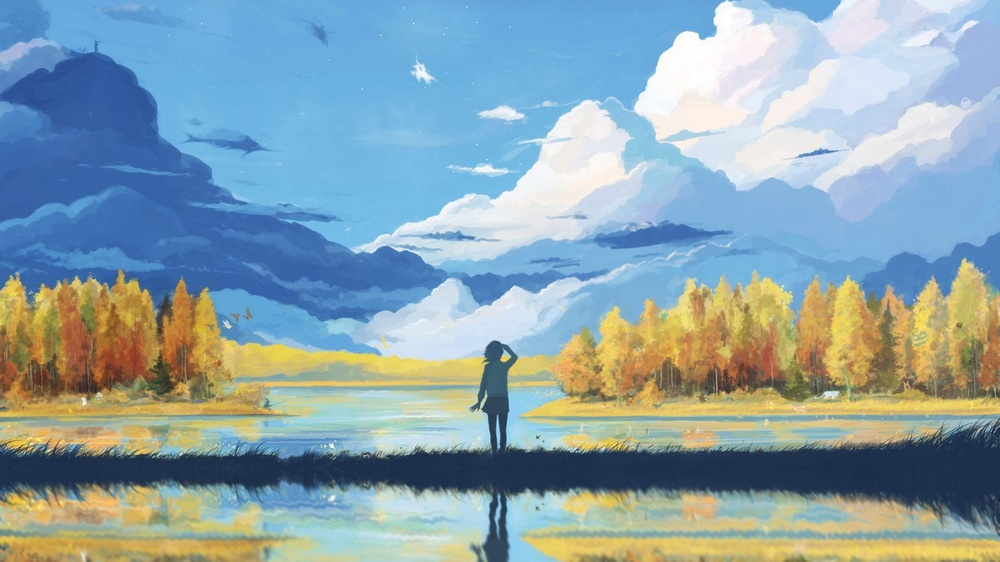
%> input picture Nature-Inspired-Color-Palette/gallery/5.jpg, 1000 x 562 px, shrunk from 1920 x 1080 before the run
$ octave demo4.m   (GNU Octave 9; MATLAB toolbox functions it lacks are replaced by stand-ins)
%> lines starting %> are read from the running program, lines starting %| are printed output that depends on the picture
### Nature-Inspired-Color-Palette/NTraveler.m
function NCList=NTraveler(CList)
% 想法来自: Alan Zucconi
N=size(CList,1);
NCList=zeros(N,3);
ind=find(sum(CList,2)==min(sum(CList,2)),1);
NCList(1,:)=CList(ind,:);
CList(ind,:)=[];
for i=2:N
    lastColor=NCList(i-1,:);
    normList=vecnorm((lastColor-CList)');
    ind=find(normList==min(normList),1);
    NCList(i,:)=CList(ind,:);
    CList(ind,:)=[];
end
end

### Nature-Inspired-Color-Palette/interpColor.m
function CM=interpColor(CList,n)
Ci=1:size(CList,1);
Cq=linspace(1,size(CList,1),n);
CM=[interp1(Ci,CList(:,1),Cq,'pchip')',...
    interp1(Ci,CList(:,2),Cq,'pchip')',...
    interp1(Ci,CList(:,3),Cq,'pchip')'];
end

### Nature-Inspired-Color-Palette/showCM.m
function showCM(CList)
if nargin<1,CList=winter();end
fig=figure('Units','normalized','Position',[0,50/100,1,12/100]);
ax=gca(fig);hold on
ax.XLim=[0,1];
ax.YLim=[0,1];
ax.Position=[0,0,1,1];
ax.XColor='none';
ax.YColor='none';
C=[];
C(:,:,1)=repmat([CList(:,1)',nan],[2,1]);
C(:,:,2)=repmat([CList(:,2)',nan],[2,1]);
C(:,:,3)=repmat([CList(:,3)',nan],[2,1]);
[XMesh,YMesh]=meshgrid(linspace(0,1,size(CList,1)+1),[0,1]);
surface(XMesh,YMesh,XMesh.*0,'CData',C,'EdgeColor','none');
end

### Nature-Inspired-Color-Palette/demo4.m
oriPic=imread('gallery\5.jpg');
%> oriPic is the input picture: size 562x1000x3 uint8; mean R, G, B 140.5, 164.3, 172.8
colorNum=8;

% 获取配色
RGBList=double(reshape(oriPic,prod(size(oriPic,[1,2])),3));
[~,C]=rgb2ind(oriPic,colorNum);
%> C = [0.867 0.902 0.937; 0.808 0.725 0.443; 0.651 0.773 0.796; 0.451 0.698 0.875; 0.6 0.475 0.286; 0.38 0.569 0.718; 0.231 0.412 0.659; 0.157 0.22 0.302]
C=NTraveler(C);
%> in NTraveler, `ind=find(sum(CList,2)==min(sum(CList,2)),1);`: ind = 8
%> the loop in NTraveler, `for i=2:N` made 7 passes
%> (lastColor, normList, ind) on passes 1 to 7: ([0.157 0.22 0.302], [1.17 0.836 0.891 0.802 0.511 0.587 0.412], 7), ([0.231 0.412 0.659], [0.849 0.691 0.57 0.42 0.528 0.224], 6), ([0.38 0.569 0.718], [0.629 0.532 0.348 0.215 0.493], 4), ([0.451 0.698 0.875], [0.467 0.561 0.227 0.647], 3), ([0.651 0.773 0.796], [0.288 0.389 0.593], 1), ([0.867 0.902 0.937], [0.528 0.823], 1), ([0.808 0.725 0.443], 0.362, 1)
%> after the loop in NTraveler, `for i=2:N`: NCList = [0.157 0.22 0.302; 0.231 0.412 0.659; 0.38 0.569 0.718; 0.451 0.698 0.875; 0.651 0.773 0.796; 0.867 0.902 0.937; 0.808 0.725 0.443; 0.6 0.475 0.286]
%> C has the same summary as NCList in NTraveler
showCM(C)
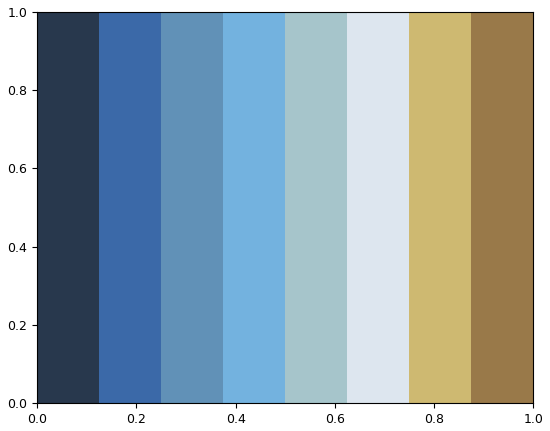
%> figure redrawn from the program's plot data
% 插值
CM=interpColor(C,256);
%> in interpColor, `CM=[interp1(Ci,CList(:,1),Cq,'pchip')', interp1(Ci,CList(:,2),Cq,'pchi..`: CM = 256 rows, first 12: [0.157 0.22 0.302; 0.158 0.225 0.316; 0.159 0.231 0.33; 0.16 0.237 0.343; 0.162 0.242 0.357; 0.163 0.248 0.37; 0.164 0.254 0.384; 0.166 0.259 0.397; 0.167 0.265 0.41; 0.169 0.27 0.423; 0.171 0.276 0.435; 0.172 0.281 0.448]
showCM(CM)
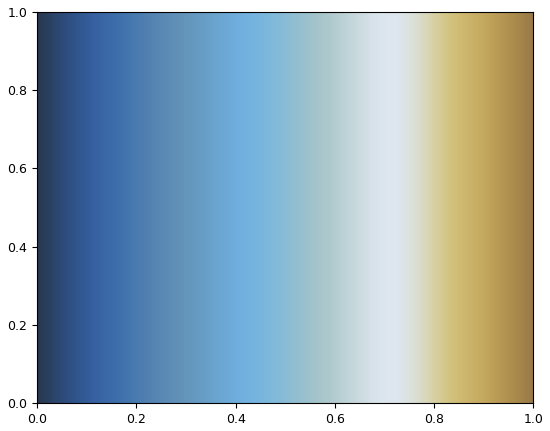
%> figure redrawn from the program's plot data

$ run again, with Nature-Inspired-Color-Palette/gallery/11.jpg copied over Nature-Inspired-Color-Palette/gallery/5.jpg
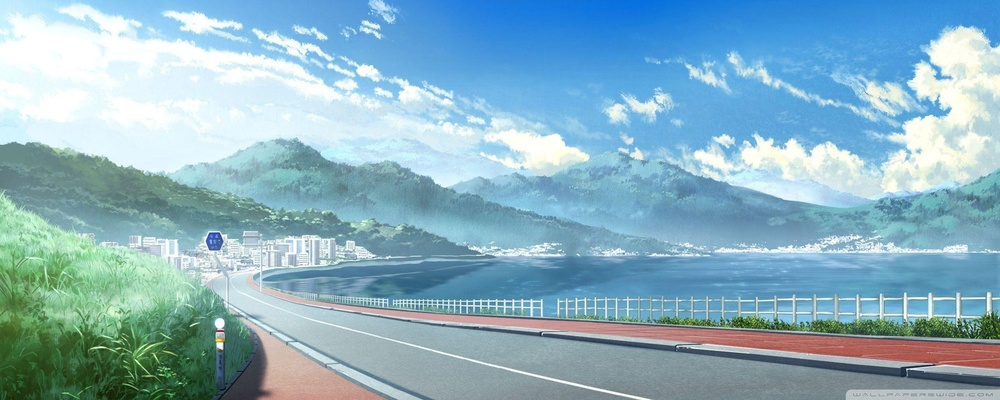
%> input picture Nature-Inspired-Color-Palette/gallery/11.jpg, 1000 x 400 px, shrunk from 2560 x 1024 before the run
%> oriPic is the input picture: size 400x1000x3 uint8; mean R, G, B 138, 177.5, 193.4
%> `[~,C]=rgb2ind(oriPic,colorNum);`: C = [0.925 0.973 0.976; 0.761 0.882 0.91; 0.604 0.761 0.8; 0.42 0.663 0.816; 0.604 0.596 0.573; 0.204 0.553 0.867; 0.388 0.553 0.588; 0.212 0.341 0.231]
%> in NTraveler, `ind=find(sum(CList,2)==min(sum(CList,2)),1);`: ind = 8
%> the loop in NTraveler, `for i=2:N` made 7 passes
%> (lastColor, normList, ind) on passes 1 to 6: ([0.212 0.341 0.231], [1.21 1.03 0.808 0.699 0.579 0.67 0.451], 7), ([0.388 0.553 0.588], [0.784 0.592 0.367 0.255 0.221 0.334], 5), ([0.604 0.596 0.573], [0.639 0.469 0.281 0.312 0.498], 3), ([0.604 0.761 0.8], [0.424 0.227 0.209 0.456], 3), ([0.42 0.663 0.816], [0.615 0.417 0.247], 3), ([0.204 0.553 0.867], [0.842 0.648], 2)
%> after the loop in NTraveler, `for i=2:N`: NCList = [0.212 0.341 0.231; 0.388 0.553 0.588; 0.604 0.596 0.573; 0.604 0.761 0.8; 0.42 0.663 0.816; 0.204 0.553 0.867; 0.761 0.882 0.91; 0.925 0.973 0.976]
%> `C=NTraveler(C);`: C has the same summary as NCList in NTraveler
%> `showCM(C)`:
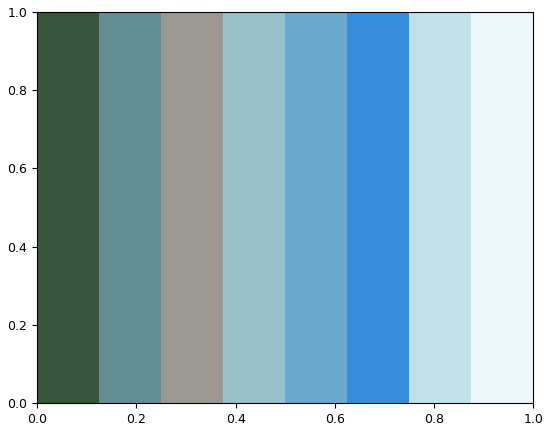
%> figure redrawn from the program's plot data
%> in interpColor, `CM=[interp1(Ci,CList(:,1),Cq,'pchip')', interp1(Ci,CList(:,2),Cq,'pchi..`: CM = 256 rows, first 12: [0.212 0.341 0.231; 0.216 0.349 0.246; 0.22 0.357 0.261; 0.225 0.365 0.276; 0.229 0.373 0.291; 0.234 0.381 0.305; 0.238 0.389 0.32; 0.243 0.397 0.334; 0.247 0.404 0.348; 0.252 0.412 0.362; 0.256 0.419 0.376; 0.261 0.426 0.389]
%> `showCM(CM)`:
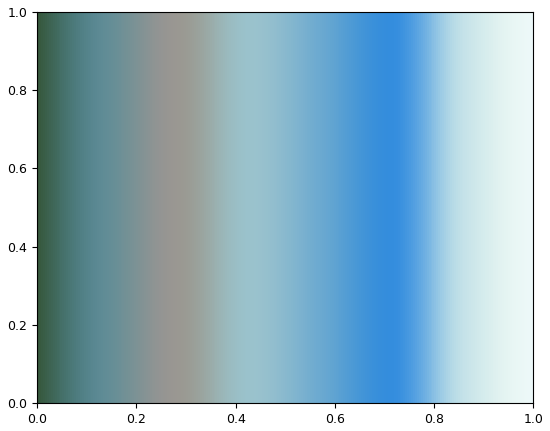
%> figure redrawn from the program's plot data
